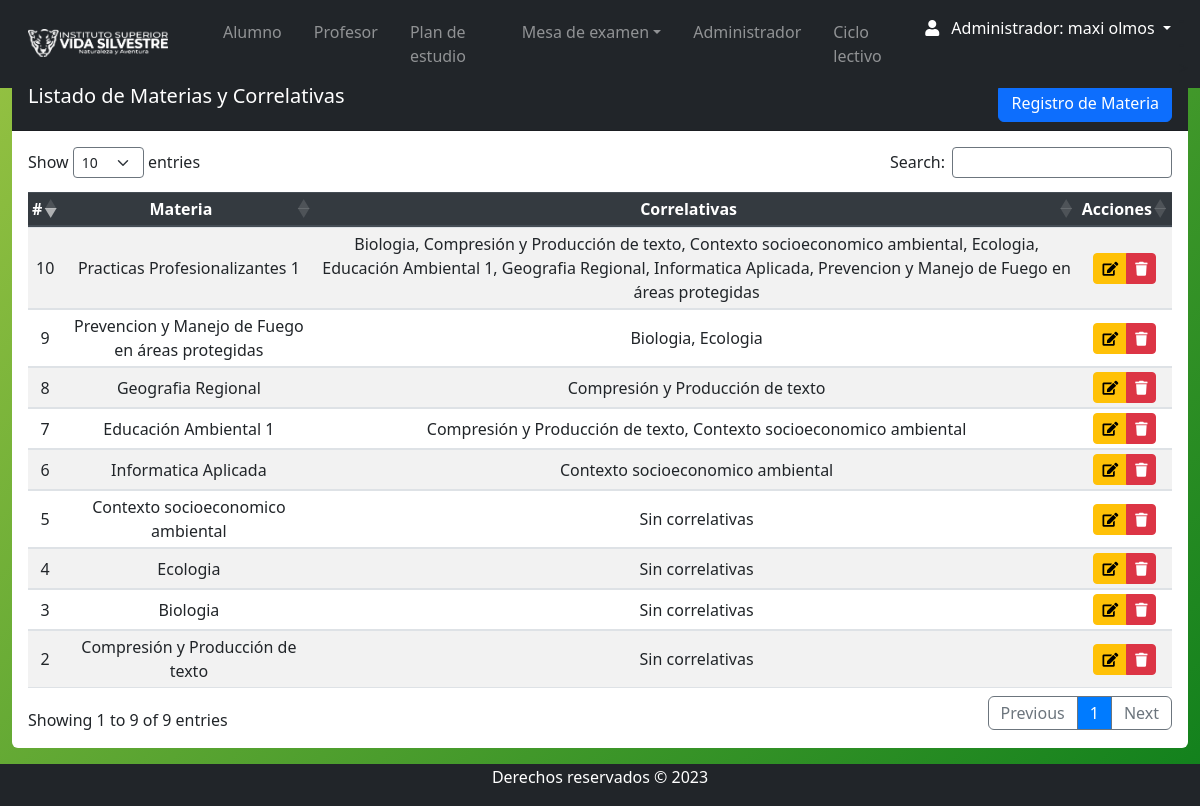
/Views/admin/materia_index.php (signed in), run on the app's committed database.
### tables this page shows
CREATE TABLE `materia` (
  `id_materia` int(11) NOT NULL,
  `Nombre` varchar(255) DEFAULT NULL,
  `descripcion` varchar(50) DEFAULT NULL,
  `horas` varchar(5) DEFAULT NULL,
  `num_resolucion` varchar(15) DEFAULT NULL,
  `año_cursado` varchar(5) NOT NULL,
  `id_tipo` int(11) DEFAULT NULL,
  `estado` varchar(11) DEFAULT NULL,
  `plan_estudio` varchar(50) DEFAULT NULL
);

### Views/admin/materia_index.php (the view, shortened to what this page needs)
<?php
require 'navbar.php';
?>
<section class="content mt-3">
    <div class="row m-auto">
        <div class="col-sm">
            <div class="card rounded-2 border-0">
                <div class="card-header bg-dark text-white pb-0">
                    <h5 class="d-inline-block">Listado de Materias y Correlativas</h5>
                    <a class="btn btn-primary float-right mb-2" href="materia_crea.php">Registro de Materia</a>
                </div>
                <div class="card-body table-responsive">
                    <table id="example" class="table table-striped table-sm" style="width:100%">
                        <thead class="thead-dark">
                            <tr>
                                <th>#</th>
                                <th>Materia</th>
                                <th>Correlativas</th>
                                <th>Acciones</th>
                            </tr>
                        </thead>
                        <tbody>
                            <?php
                            try {
                                $query = "SELECT m.id_materia, m.Nombre AS Materia,
                                                 GROUP_CONCAT(cor.Nombre ORDER BY cor.Nombre ASC SEPARATOR ', ') AS Correlativas
                                          FROM materia m
                                          LEFT JOIN correlativa co ON m.id_materia = co.id_materia
                                          LEFT JOIN materia cor ON co.id_correlativa = cor.id_materia
                                          WHERE m.estado = 'Activo'
                                          GROUP BY m.id_materia, m.Nombre
                                          ORDER BY m.id_materia ASC";
                                $stmt = $db->prepare($query);
                                $stmt->execute();
                                $materias = $stmt->fetchAll(PDO::FETCH_ASSOC);
                                foreach ($materias as $materia) {
                            ?>
                                    <tr>
                                        <td><?php echo htmlspecialchars($materia['id_materia'], ENT_QUOTES, 'UTF-8'); ?></td>
                                        <td><?php echo htmlspecialchars($materia['Materia'], ENT_QUOTES, 'UTF-8'); ?></td>
                                        <td><?php echo htmlspecialchars($materia['Correlativas'] ? $materia['Correlativas'] : 'Sin correlativas', ENT_QUOTES, 'UTF-8'); ?></td>
                                        <td class="text-center">
                                            <div class="btn-group">
                                                <a href="materia_edit.php?id=<?php echo htmlspecialchars($materia['id_materia'], ENT_QUOTES, 'UTF-8'); ?>" class="btn btn-warning btn-sm" role="button"><i class="fas fa-edit"></i></a>
                                                <a href="javascript:eliminar3(<?php echo $materia['id_materia']; ?>)" class="btn btn-danger btn-sm" title="Borrar" role="button">
                                                    <i class="fas fa-trash"></i>
                                                </a>
                                            </div>
                                        </td>
                                    </tr>
                            <?php
                                }
                            } catch (PDOException $e) {
                                error_log("Error al obtener las materias: " . $e->getMessage());
                            }
                            ?>
                        </tbody>
                    </table>
                </div>
            </div>
        </div>
    </div>
</section>
<?php require 'footer.php'; ?>

### css/style.css (style rules this page uses)
body { background: linear-gradient(135deg, #98c343, #10801c); position: relative; padding-bottom: 10px; min-height: 100vh; }
th, td { text-align: center !important; vertical-align: middle !important; }

### data on the page
materia: id_materia "2", Nombre "Compresión y Producción de texto", Correlativas "Sin correlativas"
materia: id_materia "3", Nombre "Biologia", Correlativas "Sin correlativas"
materia: id_materia "4", Nombre "Ecologia", Correlativas "Sin correlativas"
materia: id_materia "5", Nombre "Contexto socioeconomico ambiental", Correlativas "Sin correlativas"
materia: id_materia "6", Nombre "Informatica Aplicada", Correlativas "Contexto socioeconomico ambiental"
materia: id_materia "7", Nombre "Educación Ambiental 1", Correlativas "Compresión y Producción de texto, Contexto socioeconomico ambiental"
materia: id_materia "8", Nombre "Geografia Regional", Correlativas "Compresión y Producción de texto"
materia: id_materia "9", Nombre "Prevencion y Manejo de Fuego en áreas protegidas", Correlativas "Biologia, Ecologia"
materia: id_materia "10", Nombre "Practicas Profesionalizantes 1", Correlativas "Biologia, Compresión y Producción de texto, Contexto socioeconomico ambiental, Ecologia, Educación Ambiental 1, Geografia Regional, Informatica Aplicada, Prevencion y Manejo de Fuego en áreas protegidas"

### other printed values
$_SESSION['nombre'] "maxi"
$_SESSION['apellido'] "olmos"
